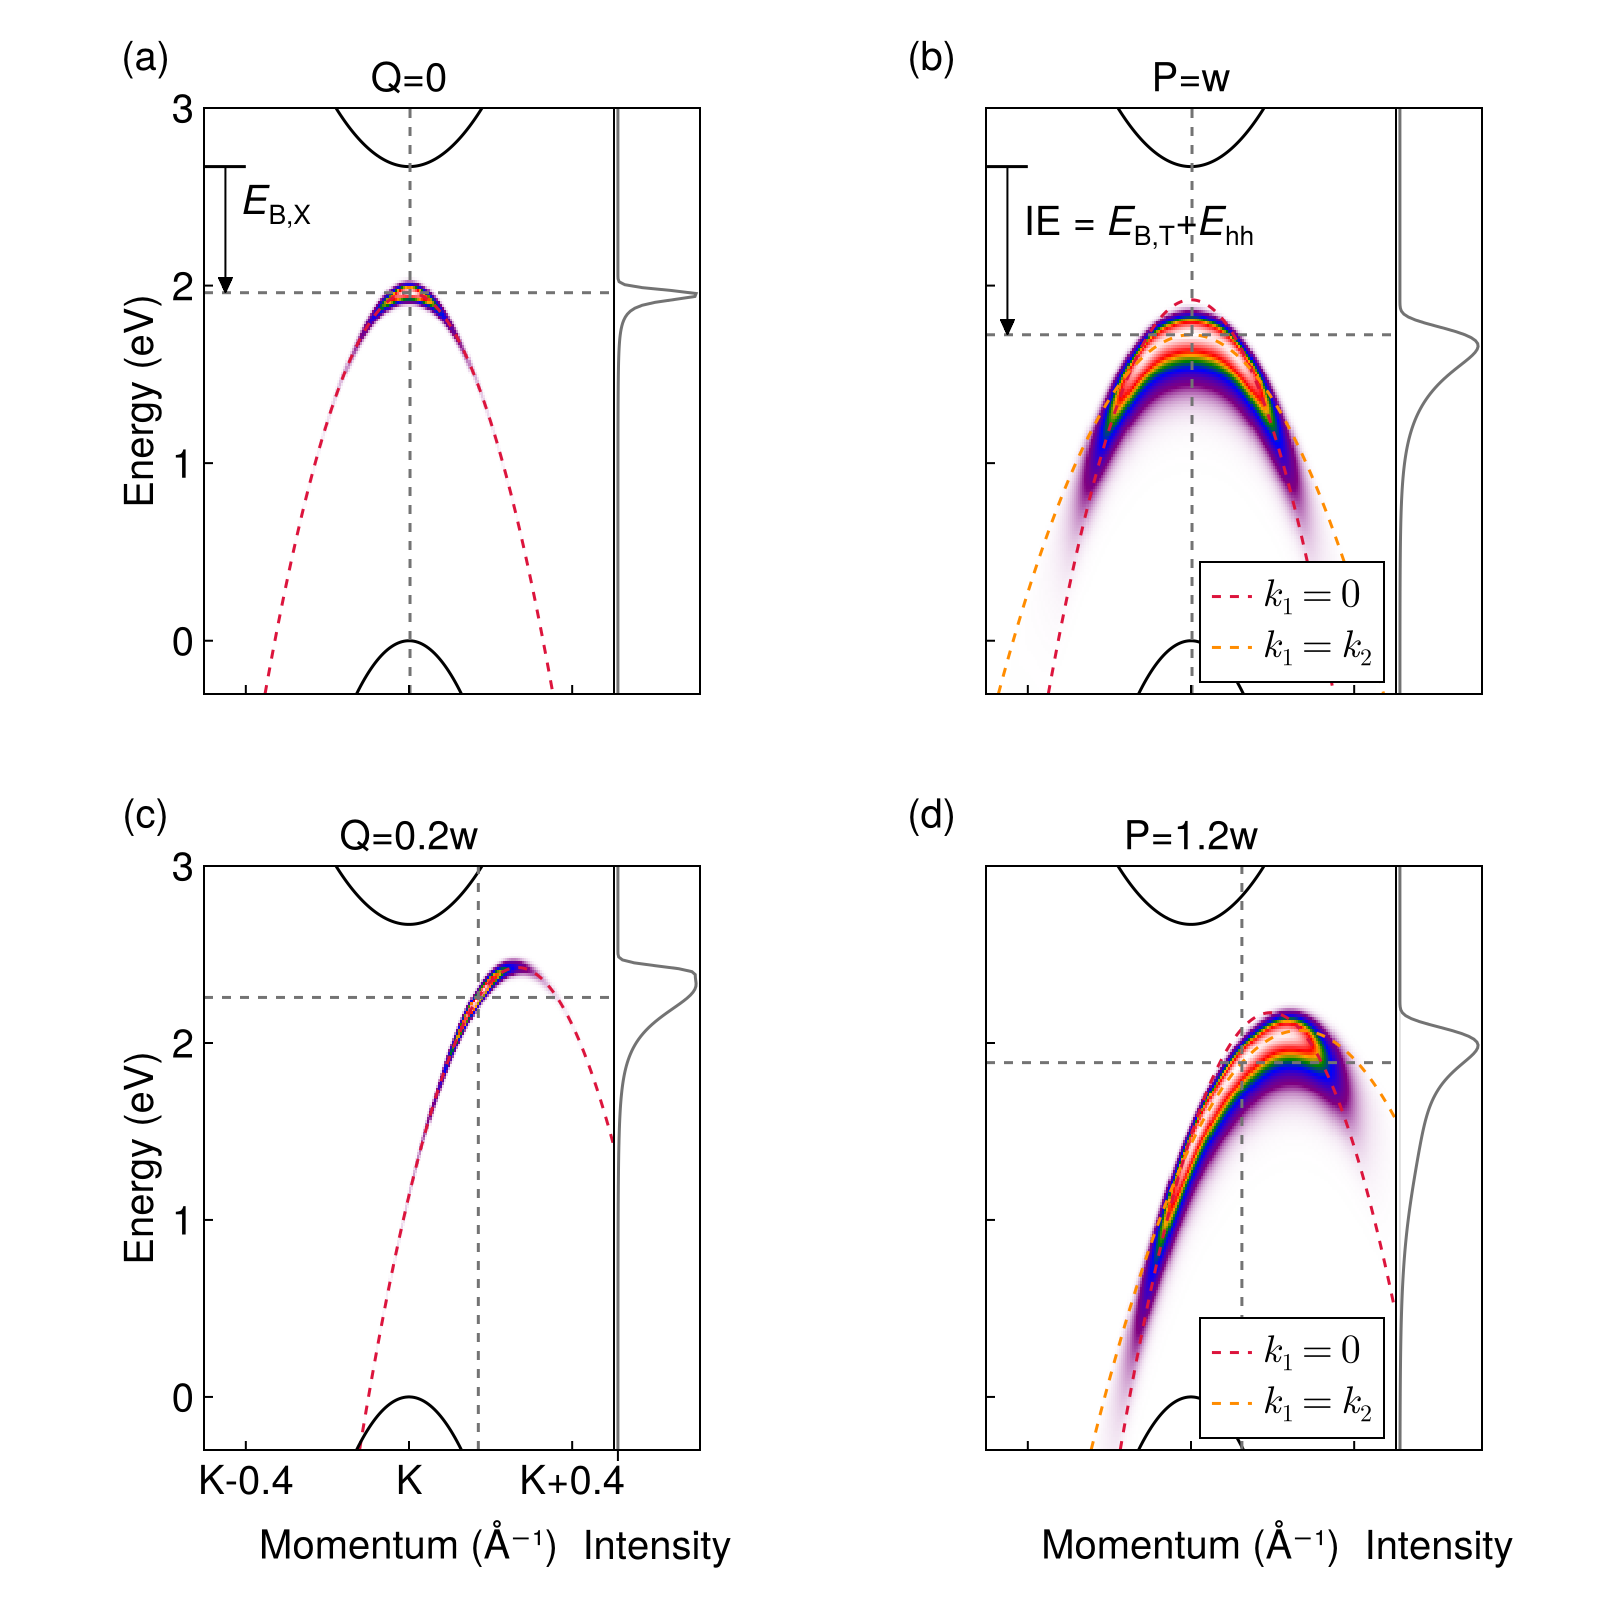

This figure's Julia source:
# Plot the ARPES heatmap;

include("units.jl")
include("qp-bands.jl")
include("broadening.jl")
include("exciton.jl")
include("ehh.jl")
include("wfn.jl")
include("arpes.jl")
using CairoMakie
using LaTeXStrings
using Colors
using Distributions

##########################################
#region Parameters

caption_padding = 35

broaden = gaussian_broadening(20fs)

m_h = 0.21
m_e = 0.37
E_g = 2.67
w_side = 4π / (3 * 3.144817974)
w = SVector{2, Float64}([w_side, 0.0])
trion = Intervalley2DChandraTrion(
    m_h = m_h,
    m_e = m_e,
    w = w,
    E_g = E_g,
    E_B = 0.75, # Binding energy for the ehh trion mode
    a = 10.3,
    b = 25.2
)
exciton = IntraValley2DExciton(
    m_h = m_h,
    m_e = m_e,
    E_g = E_g,
    E_B = 0.71,
    a = 10.4
)

# See repulsion/trion_hole_explosion.ipynb
#σ = 0.7122748076054343
σ = 0.411
#μ = -1.8521341528622541
μ = -0.914
energy_distribution = LogNormal(μ, σ)
#E_residue_correction = 0.20220637350676315
#E_residue_correction = 0.09447032127312861
E_residue_correction = exp(μ - σ^2)

# The trion momentum is set to be w
P_ratio = 1.0
P = P_ratio * w

# The exciton momentum is set to zero
Q = SA[0.0, 0.0]

# When P = w, we don't need to worry about the grid not being large enough.
# What we want is to make sure that k_1's such that k_1 = 0 or k_2 = 0
# are included in the k-grid,
# and when P=w, k_2 = 0, if and only if k_1 = -k_e.
# So for each k_e in the k-path scanned, -k_1 must be in the k-grid.
# But in this program, the k-path is a part of the k_grid,
# and it has mirror symmetry, so the condition is satisfied by default.
# When we are tilting the momentum of the trion away from P=w things can be slightly different.
kx_list = LinRange(-0.5, 0.5, 200)
ikx_Γ = argmin(abs.(kx_list))
ikx_tilted = argmin(abs.(kx_list .- -0.2))
k1_list = [SA[kx, 0.0] for kx in kx_list]
k1_grid = reshape(map(Iterators.product(kx_list, kx_list)) do (k_x, k_y)
    SA[k_x, k_y]
end, length(k1_list)^2)
ω_list = LinRange(-0.3, 3.0, 200) #LinRange(-8, 5, 200)
ω_list_plot = LinRange(-0.3, 3.0, 200)

E_c1_curve = map(k1_list) do k_h
    -E_v(exciton, k_h)
end
E_v1_curve = map(k1_list) do k_e
    E_c(exciton, k_e)
end

electron_color = :black #colorant"deepskyblue2"
hole_color = :black #colorant"coral2"
shifted_valence_color = colorant"crimson"
shifted_valence_doubled_color = colorant"darkorange"
center_line_color = colorant"gray45"
tilted_line_color = colorant"gray64"
linecut_width = 0.15
panel_width = 0.7
binding_starting_bar_pos = -0.45
binding_starting_bar_width = 0.05
binding_annotation_displacement = 0.04

set_theme!(fontsize=20)
f = Figure(size=(800, 800))

#endregion
##########################################

let 
    ##########################################
    #region Calculation of exciton
    Ak = wfn(exciton)
    Akω_total = exciton_ARPES_eh(exciton, Q, k1_list, ω_list, Ak, broaden)
    dispersion = map(k1_list) do k
        k_e = k
        momentum_set = momentum_calc(exciton, Q, k)
        k_h = momentum_set.k_h
        E_exciton(exciton, Q) - E_v(exciton, k_h)
    end

    #endregion
    ##########################################
    
    ##########################################
    #region Plotting the exciton
    
    gl = f[1, 1] = GridLayout()

    ax = Axis(gl[1, 1], 
        ylabel="Energy (eV)", xticks=([-0.4, 0.0, 0.4], ["", "", ""]),
        #yticks=([0, exciton.E_g], ["VBM", "CBM"]), 
        # Make ticks inward
        xtickalign = 1.0,
        ytickalign = 1.0,
        title="Q=0",
        titlefont = :regular,
    )
    Label(gl[1, 1, TopLeft()], "(a)", padding = (0, 15, 15, 0))
    # To compress the image even further: hide the captions of the a and b panels
    #Label(gl[1, 1, Bottom()], "Momentum (Å⁻¹)", padding=(0, 0, 0, caption_padding))

    heatmap!(ax, kx_list, ω_list, Akω_total, colormap=arpes_colormap(transparency_gradience))
    lines!(ax, kx_list, dispersion, color=shifted_valence_color, linestyle=:dash)
    lines!(ax, kx_list, E_c1_curve, color=hole_color)
    lines!(ax, kx_list, E_v1_curve, color=electron_color)
    vlines!(ax, kx_list[ikx_Γ], linestyle=:dash, color=center_line_color)
    hlines!(ax, exciton.E_g - exciton.E_B, linestyle=:dash, color=center_line_color)
    
    lines!(ax, [binding_starting_bar_pos - binding_starting_bar_width, binding_starting_bar_pos + binding_starting_bar_width], [exciton.E_g, exciton.E_g], color=:black)
    #hlines!(ax, [minimum(kx_list), minimum(kx_list) + 2(binding_starting_bar_pos - minimum(kx_list))], [exciton.E_g, exciton.E_g])
    arrows!(ax, [binding_starting_bar_pos], [exciton.E_g], [0.0], [-exciton.E_B], color=:black, arrowsize=10)
    text!(ax, binding_starting_bar_pos + binding_annotation_displacement, exciton.E_g - exciton.E_B/2, 
        text=rich("E", subscript("B,X", font=:regular), font=:italic)
    ) 

    ylims!(ax, (minimum(ω_list_plot), maximum(ω_list_plot)))
    hidedecorations!(ax, ticks = false, ticklabels = false, label = false)

    #endregion
    ##########################################

    ##########################################
    #region Plotting the exciton ARPES intensity with a fixed momentum

    ax = Axis(gl[1, 2], xticks=([0.0], [" "]), xtickcolor=:white)
    # Labels of line cuts are removed.
    #Label(gl[1, 2, Top()], "(b)", padding = (0, 0, 15, 0), halign=:left)
    #Label(gl[1, 2, Bottom()], "Intensity", padding=(0, 0, 0, caption_padding))

    # Usually we can just hide x decorations,
    # but here to align the label "Intensity" with the label "Momentum",
    # we have to make the x ticks and the x tick labels invisible
    # so that they still occupy their space.
    #hidexdecorations!(ax, label = false)
    
    lines!(ax, vec(sum(Akω_total, dims=1)), ω_list, color=center_line_color)
    ylims!(ax, (minimum(ω_list_plot), maximum(ω_list_plot)))
    hidexdecorations!(ax, ticks = false, ticklabels = false, label = false)
    hideydecorations!(ax)
    # Note that in a Makie plot there are two aspect ratios:
    # the first is the aspect ratio of a cell in the Figure,
    # and the second is the aspect ratio of an Axis in the cell.
    # If we set the latter, then unwanted empty spaces will appear around the Axis.
    # Here we set the width of column 2 to be 0.25 times the height of row 1,
    # which means we are setting the aspect ratio of the cell,
    # and it will automatically determine the aspect ratio of the Axis within the cell.
    colsize!(gl, 1, Aspect(1, panel_width))
    colsize!(gl, 2, Aspect(1, linecut_width))
    #colsize!(f.layout, 1, Aspect(1, 1.2))
    colgap!(gl, 0)

    #endregion
    ##########################################
end

let 
    ##########################################
    #region Calculation of trion

    Ak1k2 = wfn(trion)

    Akω_total = trion_ARPES_ehh(trion, P, k1_grid, k1_list, ω_list,
        Ak1k2, x -> pdf(energy_distribution, x), broaden, 0.0)
    E_residue_correction = trion.E_g - trion.E_B - ω_list[argmax(Akω_total[ikx_Γ, :])] 
    println("E_residue_correction, P=w: ", E_residue_correction)
    dispersion_k_zero = map(k1_list) do k
        k_1 = SA[0.0, 0.0]
        momentum_set = momentum_calc_ehh(trion, P, k, k_1)
        k_h1 = momentum_set.k_h1
        k_h2 = momentum_set.k_h2 
        k_2  = momentum_set.k_2
        E_trion_ehh(trion, P) - E_residue_ehh(trion, k_h1, k_h2) #- E_residue_correction
    end

    dispersion_k_equal = map(k1_list) do k
        M = 2trion.m_h + trion.m_e
        k_1 = ((P - w) * trion.m_e / M - k) / 2
        k_2 = k_1
        momentum_set = momentum_calc_ehh(trion, P, k, k_1)
        k_h1 = momentum_set.k_h1
        k_h2 = momentum_set.k_h2 
        E_trion_ehh(trion, P) - E_residue_ehh(trion, k_h1, k_h2) - E_residue_correction
    end

    #endregion
    ##########################################

    ##########################################
    #region Plotting of trion

    gl = f[1, 2] = GridLayout()

    ax = Axis(gl[1, 1], xticks=([-0.4, 0.0, 0.4], ["", "", ""]), 
        #yticks=([0, exciton.E_g], ["", ""]),
        # Make ticks inward
        xtickalign = 1.0,
        ytickalign = 1.0,
        title="P=w",
        titlefont = :regular,
    )
    colsize!(gl, 1, Aspect(1, panel_width))
    # Because labels of line cuts are removed, relabeling is needed.
    Label(gl[1, 1, TopLeft()], "(b)", padding = (0, 15, 15, 0))
    #Label(gl[1, 1, Bottom()], "Momentum (Å⁻¹)", padding=(0, 0, 0, caption_padding))

    heatmap!(ax, kx_list, ω_list, Akω_total, colormap=arpes_colormap(transparency_gradience))
    lines!(ax, kx_list, E_c1_curve, color=hole_color)
    lines!(ax, kx_list, E_v1_curve, color=electron_color)
    lines!(ax, kx_list, dispersion_k_zero, label=L"k_1=0", color=shifted_valence_color, linestyle=:dash)
    lines!(ax, kx_list, dispersion_k_equal, label=L"k_1=k_2", color=shifted_valence_doubled_color, linestyle=:dash)
    vlines!(ax, kx_list[ikx_Γ], linestyle=:dash, color=center_line_color)
    hlines!(ax, trion.E_g - trion.E_B - E_residue_correction, linestyle=:dash, color=center_line_color)

    lines!(ax, [binding_starting_bar_pos - binding_starting_bar_width, binding_starting_bar_pos + binding_starting_bar_width], [exciton.E_g, exciton.E_g], color=:black)
    arrows!(ax, [binding_starting_bar_pos], [trion.E_g], [0.0], [-trion.E_B - E_residue_correction], color=:black, arrowsize=10)
    text!(ax, binding_starting_bar_pos + binding_annotation_displacement, trion.E_g - (trion.E_B + E_residue_correction) / 2, text=rich("IE = ", rich("E", subscript("B,T", font=:regular), font=:italic), "+", rich("E", subscript("hh", font=:regular), font=:italic))) 

    ylims!(ax, (minimum(ω_list_plot), maximum(ω_list_plot)))
    hidedecorations!(ax, ticks = false, #=ticklabels = false,=# label = false)
    axislegend(ax, position=:rb)

    #endregion
    ##########################################

    ##########################################
    #region Plotting the trion ARPES intensity with a fixed momentum

    ax = Axis(gl[1, 2], xticks=([0.0], [" "]), xtickcolor=:white,)
    hideydecorations!(ax)
    # Labels of line cuts are removed.
    #Label(gl[1, 3, Top()], "(e)", padding = (0, 15, 15, 0), halign=:left)
    
    lines!(ax, vec(sum(Akω_total, dims=1)), ω_list, color=center_line_color)
    ylims!(ax, (minimum(ω_list_plot), maximum(ω_list_plot)))
    hidedecorations!(ax, ticks = false, ticklabels = false, label = false)
    #hidexdecorations!(ax, label = false)
    colsize!(gl, 2, Aspect(1, linecut_width))

    colgap!(gl, 0)

    #Label(gl[1, 2:3, Bottom()], "Intensity", tellwidth=false, tellheight=false, padding=(0, 0, 0, caption_padding))

    #endregion
    ##########################################
end

P_ratio = 1.2
Q = (P_ratio - 1) * w

let 
    ##########################################
    #region Calculation of exciton
    Ak = wfn(exciton)
    Akω_total = exciton_ARPES_eh(exciton, Q, k1_list, ω_list, Ak, broaden)
    dispersion = map(k1_list) do k
        k_e = k
        momentum_set = momentum_calc(exciton, Q, k)
        k_h = momentum_set.k_h
        E_exciton(exciton, Q) - E_v(exciton, k_h)
    end

    #endregion
    ##########################################
    
    ##########################################
    #region Plotting the exciton
    
    gl = f[2, 1] = GridLayout()

    ax = Axis(gl[1, 1], ylabel="Energy (eV)", xticks=([-0.4, 0.0, 0.4], ["K-0.4", "K", "K+0.4"]),
        #yticks=([0, exciton.E_g], ["VBM", "CBM"]),
        # Make ticks inward
        xtickalign = 1.0,
        ytickalign = 1.0,
        title="Q=0.2w",
        titlefont = :regular,
    )
    Label(gl[1, 1, TopLeft()], "(c)", padding = (0, 15, 15, 0))
    Label(gl[1, 1, Bottom()], "Momentum (Å⁻¹)", padding=(0, 0, 0, caption_padding))

    heatmap!(ax, kx_list, ω_list, Akω_total, colormap=arpes_colormap(transparency_gradience))
    lines!(ax, kx_list, dispersion, color=shifted_valence_color, linestyle=:dash)
    lines!(ax, kx_list, E_c1_curve, color=hole_color)
    lines!(ax, kx_list, E_v1_curve, color=electron_color)
    
    M = m_e + m_h
    vlines!(ax, m_e / M * Q[1], linestyle=:dash, color=center_line_color)
    hlines!(ax, inv_eV * m_e / 2M^2 * norm(Q)^2 + exciton.E_g - exciton.E_B, linestyle=:dash, color=center_line_color)
    
    #arrows!(ax, [binding_starting_bar_pos], [exciton.E_g], [0.0], [-0.9exciton.E_B], color=:black)
    #text!(ax, binding_starting_bar_pos + binding_annotation_displacement, exciton.E_g - exciton.E_B/2, 
    #    text=rich("E", subscript("B,X", font=:regular), font=:italic)
    #) 

    ikx_center = argmin(abs.(kx_list .- m_e / M * Q[1]))

    ylims!(ax, (minimum(ω_list_plot), maximum(ω_list_plot)))
    hidedecorations!(ax, ticks = false, ticklabels = false, label = false)

    #endregion
    ##########################################

    ##########################################
    #region Plotting the exciton ARPES intensity with a fixed momentum

    ax = Axis(gl[1, 2], xticks=([0.0], [" "]), )
    # Labels of line cuts are removed.
    #Label(gl[1, 2, Top()], "(b)", padding = (0, 0, 15, 0), halign=:left)
    #Label(gl[1, 2, Bottom()], "Intensity", padding=(0, 0, 0, caption_padding))

    # Usually we can just hide x decorations,
    # but here to align the label "Intensity" with the label "Momentum",
    # we have to make the x ticks and the x tick labels invisible
    # so that they still occupy their space.
    #hidexdecorations!(ax, label = false)
    
    lines!(ax, vec(sum(Akω_total, dims=1)), ω_list, color=center_line_color)
    ylims!(ax, (minimum(ω_list_plot), maximum(ω_list_plot)))
    hidexdecorations!(ax, ticks = false, ticklabels = false, label = false)
    hideydecorations!(ax)
    Label(gl[1, 2, Bottom()], "Intensity", padding=(0, 0, 0, caption_padding))
    # Note that in a Makie plot there are two aspect ratios:
    # the first is the aspect ratio of a cell in the Figure,
    # and the second is the aspect ratio of an Axis in the cell.
    # If we set the latter, then unwanted empty spaces will appear around the Axis.
    # Here we set the width of column 2 to be 0.25 times the height of row 1,
    # which means we are setting the aspect ratio of the cell,
    # and it will automatically determine the aspect ratio of the Axis within the cell.
    colsize!(gl, 1, Aspect(1, panel_width))
    colsize!(gl, 2, Aspect(1, linecut_width))
    #colsize!(f.layout, 1, Aspect(1, 1.2))
    colgap!(gl, 0)

    #endregion
    ##########################################
end

# The trion momentum is set to be w plus the displacement
P = P_ratio * w

let 
    ##########################################
    #region Calculation of trion

    M = 2trion.m_h + trion.m_e
    ik_center = argmin(abs.(kx_list .- m_e / M * (P - w)[1]))
    ikx_tilted = argmin(abs.(kx_list .- (m_e / M * (P - w)[1] -0.2)))

    Ak1k2 = wfn(trion)

    Akω_total = trion_ARPES_ehh(trion, P, k1_grid, k1_list, ω_list, 
        Ak1k2, x -> pdf(energy_distribution, x), broaden, 0.0)
    E_residue_correction = inv_eV * trion.m_e * norm(P - w)^2 / 2(2trion.m_h + trion.m_e)^2 + trion.E_g - trion.E_B - ω_list[argmax(Akω_total[ik_center, :])] 
    dispersion_k_zero = map(k1_list) do k
        k_1 = SA[0.0, 0.0]
        momentum_set = momentum_calc_ehh(trion, P, k, k_1)
        k_h1 = momentum_set.k_h1
        k_h2 = momentum_set.k_h2 
        k_2  = momentum_set.k_2
        E_trion_ehh(trion, P) - E_residue_ehh(trion, k_h1, k_h2) #- E_residue_correction
    end

    dispersion_k_equal = map(k1_list) do k
        M = 2trion.m_h + trion.m_e
        k_1 = ((P - w) * trion.m_e / M - k) / 2
        k_2 = k_1
        momentum_set = momentum_calc_ehh(trion, P, k, k_1)
        k_h1 = momentum_set.k_h1
        k_h2 = momentum_set.k_h2 
        E_trion_ehh(trion, P) - E_residue_ehh(trion, k_h1, k_h2) - E_residue_correction
    end

    #endregion
    ##########################################

    ##########################################
    #region Plotting of trion

    gl = f[2, 2] = GridLayout()
    ax = Axis(gl[1, 1], xticks=([-0.4, 0.0, 0.4], ["K-0.4", "K", "K+0.4"]), 
        #yticks=([0, exciton.E_g], ["", ""]),
        # Make ticks inward
        xtickalign = 1.0,
        ytickalign = 1.0,
        title="P=1.2w",
        titlefont = :regular,
    )
    colsize!(gl, 1, Aspect(1, panel_width))

    heatmap!(ax, kx_list, ω_list, Akω_total, colormap=arpes_colormap(transparency_gradience))
    lines!(ax, kx_list, E_c1_curve, color=hole_color)
    lines!(ax, kx_list, E_v1_curve, color=electron_color)
    lines!(ax, kx_list, dispersion_k_zero, label=L"k_1=0", color=shifted_valence_color, linestyle=:dash)
    lines!(ax, kx_list, dispersion_k_equal, label=L"k_1=k_2", color=shifted_valence_doubled_color, linestyle=:dash)
    
    M = m_e + 2m_h
    hlines!(ax, inv_eV * m_e / 2M^2 * norm(P - w)^2 + trion.E_g - trion.E_B - E_residue_correction, linestyle=:dash, color=center_line_color)

    
    vlines!(ax, m_e / M * (P - w)[1], linestyle=:dash, color=center_line_color)
    
    #arrows!(ax, [binding_starting_bar_pos], [trion.E_g], [0.0], [-0.9trion.E_B], color=:black)
    #text!(ax, binding_starting_bar_pos + binding_annotation_displacement, trion.E_g - trion.E_B/2, text=rich("E", subscript("B,T", font=:regular), font=:italic)) 

    ylims!(ax, (minimum(ω_list_plot), maximum(ω_list_plot)))
    hidedecorations!(ax, ticks = false, #=ticklabels = false,=# label = false)
    axislegend(ax, position=:rb)
    #colsize!(f.layout, 3, Aspect(1, panel_width))
    
    # Because labels of line cuts are removed, relabeling is needed.
    Label(gl[1, 1, TopLeft()], "(d)", padding = (0, 15, 15, 0))
    Label(gl[1, 1, Bottom()], "Momentum (Å⁻¹)", padding=(0, 0, 0, caption_padding))

    # The statements below are for keeping panel (d) in the correct position.

    ax = Axis(gl[1, 2], xticks=([0.0], [" "]), xtickcolor=:white,)
    lines!(ax, vec(sum(Akω_total, dims=1)), ω_list, color=center_line_color)
    ylims!(ax, (minimum(ω_list_plot), maximum(ω_list_plot)))
    hideydecorations!(ax)
    colsize!(gl, 2, Aspect(1, linecut_width))

    colgap!(gl, 0)

    Label(gl[1, 2, Bottom()], "Intensity", tellwidth=false, tellheight=false, padding=(0, 0, 0, caption_padding))

    #endregion
    ##########################################
end

#rowsize!(f.layout, 1, Fixed(200))
#rowsize!(f.layout, 2, Fixed(200))

save("ehh-display-very-compact-2-residue-energy-distribution-ionization-integrated.png", f)
f
